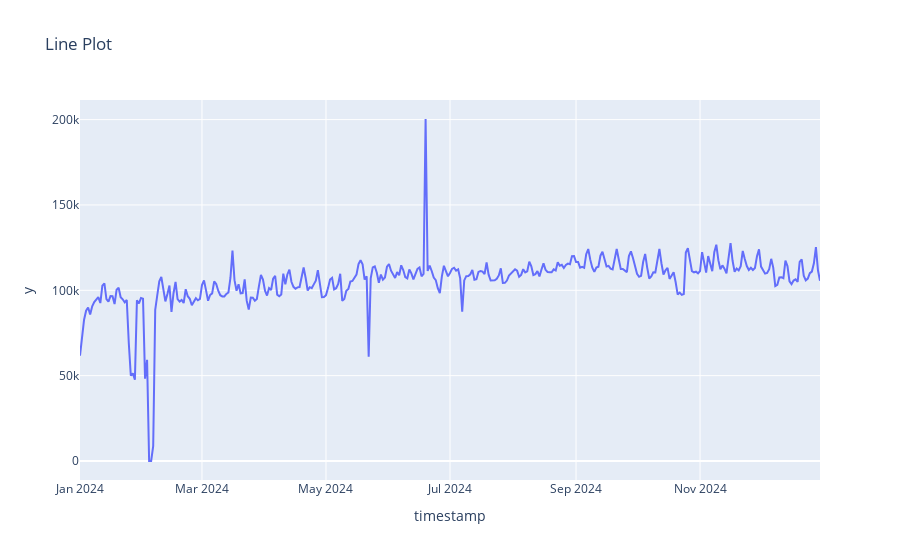

Here is the notebook cell this chart was saved with:
### Code cell
fig = px.line(df_time_grouped, x=df_time_grouped.index, y=df_time_grouped.values, title="Line Plot")

fig.show()

### Figure 1 — Plotly figure (JSON) as saved in the notebook; plotly's stock layout.template omitted (floating-point values rounded to 4 significant figures; data arrays with more than 128 entries replaced by an {"elided": "..."} marker saying what was removed)
{"data": [{"hovertemplate": "timestamp=%{x}<br>y=%{y}<extra></extra>", "legendgroup": "", "line": {"color": "#636efa", "dash": "solid"}, "marker": {"symbol": "circle"}, "mode": "lines", "name": "", "orientation": "v", "showlegend": false, "type": "scatter", "x": {"elided": "365 str values"}, "xaxis": "x", "y": {"elided": "365 int values"}, "yaxis": "y"}], "layout": {"autosize": true, "legend": {"tracegroupgap": 0}, "title": {"text": "Line Plot"}, "xaxis": {"anchor": "y", "autorange": true, "domain": [0, 1], "range": ["2024-01-01", "2024-12-30"], "title": {"text": "timestamp"}, "type": "date"}, "yaxis": {"anchor": "x", "autorange": true, "domain": [0, 1], "range": [-11130.0, 211500.0], "title": {"text": "y"}, "type": "linear"}}}
